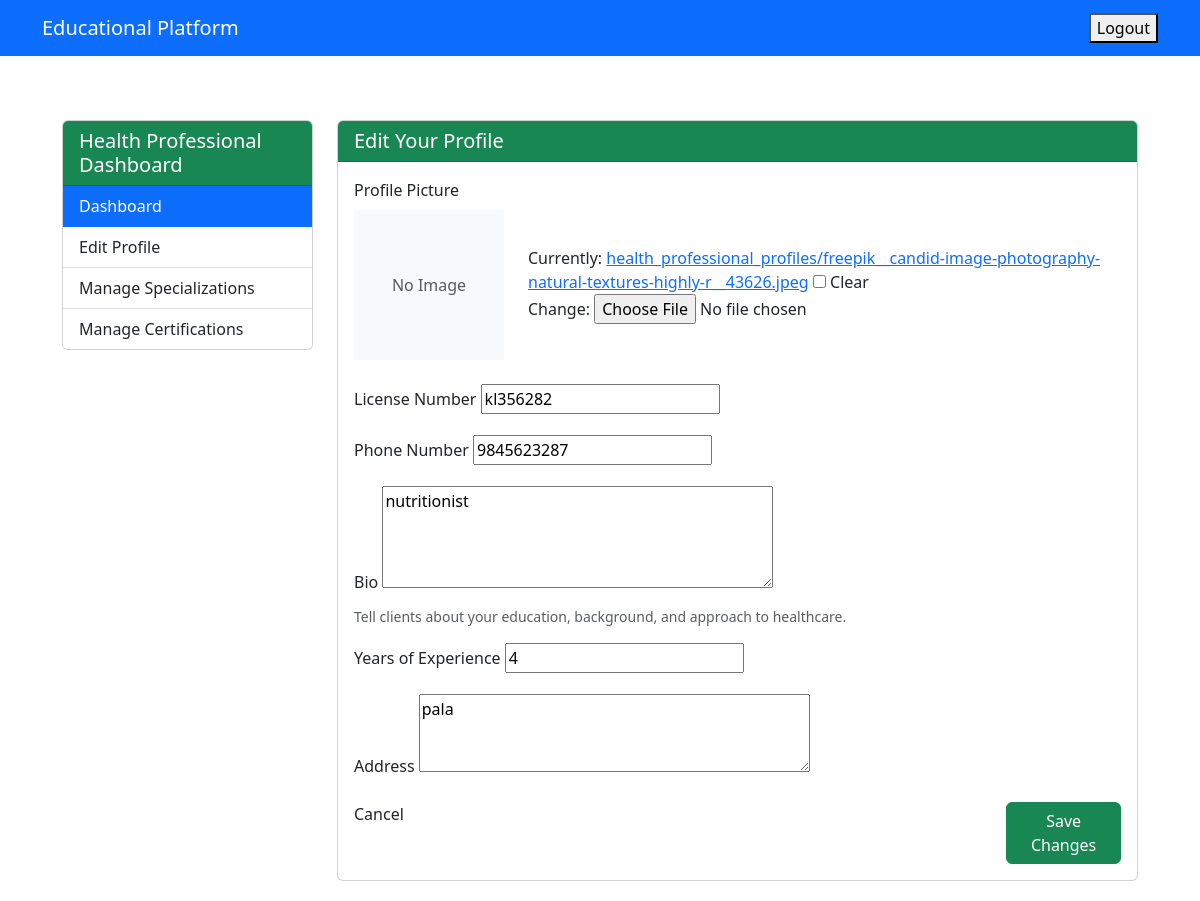
Screenshot of /health-professionals/profile/edit/ (signed in) with the database file from the repository.
### Health_professional/models.py (models this page shows, shortened)
class HealthProfessional(models.Model):
    PROFESSION_CHOICES = [
        ('doctor', 'Doctor'),
        ('nutritionist', 'Nutritionist'),
        ('physiotherapist', 'Physiotherapist'),
        ('psychologist', 'Psychologist'),
        ('other', 'Other'),
    ]
    user = models.ForeignKey(settings.AUTH_USER_MODEL, on_delete=models.CASCADE)
    profession = models.CharField(max_length=50, choices=PROFESSION_CHOICES)
    profile_picture = models.ImageField(upload_to='health_professional_profiles/', null=True, blank=True)
    phone_number = models.CharField(max_length=15, blank=True)
    bio = models.TextField(blank=True)
    years_of_experience = models.PositiveIntegerField(default=0)
    address = models.TextField(blank=True)
    license_number = models.CharField(max_length=50, blank=True)

### Health_professional/views.py (the view)
# urls.py: path('profile/edit/', views.edit_profile, name='health_professional_edit_profile'),
@login_required
def edit_profile(request):
    try:
        health_professional = HealthProfessional.objects.get(user=request.user)
    except HealthProfessional.DoesNotExist:
        messages.error(request, "You are not authorized to access this page.")
        return redirect('login')
    if request.method == 'POST':
        form = HealthProfessionalProfileForm(request.POST, request.FILES, instance=health_professional)
        if form.is_valid():
            form.save()
            messages.success(request, "Your profile has been updated successfully.")
            return redirect('health_professionals:dashboard')
    else:
        form = HealthProfessionalProfileForm(instance=health_professional)
    context = {
        'form': form,
    }
    return render(request, 'health_professionals/edit_profile.html', context)

### Health_professional/views.py
class HealthProfessionalProfileForm(forms.ModelForm):
    class Meta:
        model = HealthProfessional
        fields = ['profile_picture', 'phone_number', 'bio', 'years_of_experience', 'address', 'license_number']
        widgets = {
            'bio': forms.Textarea(attrs={'rows': 4}),
            'address': forms.Textarea(attrs={'rows': 3}),
        }

### templates/health_professionals/edit_profile.html (shortened to what this page needs)
{% extends 'base.html' %}
{% load static %}
{% block content %}
<div class="container mt-4">
    <div class="row">
        <div class="col-md-3">
            <div class="card">
                <div class="card-header bg-success text-white">
                    <h5 class="mb-0">Health Professional Dashboard</h5>
                </div>
                <div class="list-group list-group-flush">
                     <a href="{% url 'health_professionals:dashboard' %}" class="list-group-item list-group-item-action active">Dashboard</a>
                     <a href="{% url 'health_professionals:health_professional_edit_profile' %}" class="list-group-item list-group-item-action">Edit Profile</a>
                     <a href="{% url 'health_professionals:health_professional_manage_specializations' %}" class="list-group-item list-group-item-action">Manage Specializations</a>
                     <a href="{% url 'health_professionals:health_professional_manage_certifications' %}" class="list-group-item list-group-item-action">Manage Certifications</a>
                </div>
            </div>
        </div>
        <div class="col-md-9">
            <div class="card">
                <div class="card-header bg-success text-white">
                    <h5 class="mb-0">Edit Your Profile</h5>
                </div>
                <div class="card-body">
                    <form method="post" enctype="multipart/form-data">
                        <div class="mb-4">
                            <label for="{{ form.profile_picture.id_for_label }}" class="form-label">Profile Picture</label>
                            <div class="row align-items-center">
                                <div class="col-auto">
                                    {% if health_professional.profile_picture %}
                                        <img src="{{ health_professional.profile_picture.url }}" class="img-thumbnail" style="max-width: 150px; max-height: 150px;">
                                    {% else %}
                                        <div class="bg-light d-flex align-items-center justify-content-center" style="width: 150px; height: 150px;">
                                            <span class="text-muted">No Image</span>
                                        </div>
                                    {% endif %}
                                </div>
                                <div class="col">
                                    {{ form.profile_picture }}
                                </div>
                            </div>
                        </div>
                        <div class="mb-3">
                            <label for="{{ form.license_number.id_for_label }}" class="form-label">License Number</label>
                            {{ form.license_number }}
                        </div>
                        <div class="mb-3">
                            <label for="{{ form.phone_number.id_for_label }}" class="form-label">Phone Number</label>
                            {{ form.phone_number }}
                        </div>
                        <div class="mb-3">
                            <label for="{{ form.bio.id_for_label }}" class="form-label">Bio</label>
                            {{ form.bio }}
                            <div class="form-text">Tell clients about your education, background, and approach to healthcare.</div>
                        </div>
                        <div class="mb-3">
                            <label for="{{ form.years_of_experience.id_for_label }}" class="form-label">Years of Experience</label>
                            {{ form.years_of_experience }}
                        </div>
                        <div class="mb-3">
                            <label for="{{ form.address.id_for_label }}" class="form-label">Address</label>
                            {{ form.address }}
                        </div>
                        <div class="d-flex justify-content-between">
                            <a href="{% url 'health_professionals:dashboard' %}" class="list-group-item list-group-item-action active">Cancel</a>
                            <button type="submit" class="btn btn-success">Save Changes</button>
                        </div>
                    </form>
                </div>
            </div>
        </div>
    </div>
</div>
{% endblock %}

### rows the page displays
HealthProfessional: license_number "kl356282", phone_number "9845623287", bio "nutritionist", years_of_experience "4", address "pala"
